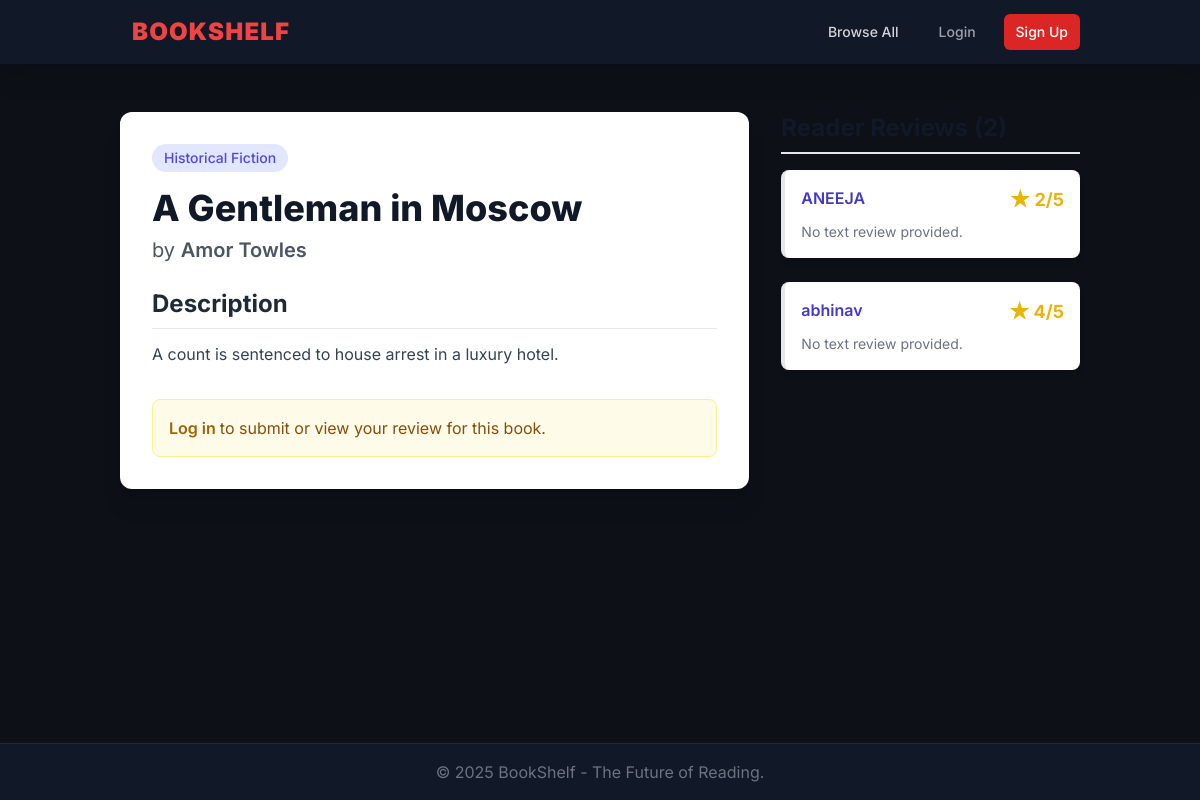
Page /book/3 on the committed database.
### tables this page shows
CREATE TABLE books (
                id INTEGER PRIMARY KEY AUTOINCREMENT,
                title TEXT NOT NULL,
                author TEXT NOT NULL,
                genre TEXT NOT NULL,
                description TEXT
            );

CREATE TABLE reviews (
                id INTEGER PRIMARY KEY AUTOINCREMENT,
                user_id INTEGER NOT NULL,
                book_id INTEGER NOT NULL,
                rating INTEGER NOT NULL, -- 1 to 5
                review_text TEXT,
                FOREIGN KEY (user_id) REFERENCES users (id),
                FOREIGN KEY (book_id) REFERENCES books (id),
                UNIQUE (user_id, book_id) -- Ensures one review per user per book
            );

CREATE TABLE users (
                id INTEGER PRIMARY KEY AUTOINCREMENT,
                username TEXT UNIQUE NOT NULL,
                password_hash TEXT NOT NULL
            );

### app.py (the view, shortened to what this page needs)
@app.route('/book/<int:book_id>', methods=['GET', 'POST'])
def book_detail(book_id):
    db = get_db()
    book = db.execute('SELECT * FROM books WHERE id = ?', (book_id,)).fetchone()
    if not book:
        flash('Book not found.', 'error')
        return redirect(url_for('index'))
    reviews = db.execute('''
        SELECT r.*, u.username
        FROM reviews r
        JOIN users u ON r.user_id = u.id
        WHERE r.book_id = ?
        ORDER BY r.id DESC
    ''', (book_id,)).fetchall()
    user_review = None
    if current_user.is_authenticated:
        user_review = db.execute(
            'SELECT * FROM reviews WHERE user_id = ? AND book_id = ?',
            (current_user.id, book_id)
        ).fetchone()
    return render_template('book_detail.html', book=book, reviews=reviews, user_review=user_review)

### app.py (called while the page is built)
def get_db():
    db = getattr(g, '_database', None)
    if db is None:
        os.makedirs(os.path.dirname(DATABASE), exist_ok=True)
        db = g._database = sqlite3.connect(
            DATABASE,
            detect_types=sqlite3.PARSE_DECLTYPES
        )
        db.row_factory = sqlite3.Row # Allows accessing columns by name
    return db

@app.teardown_appcontext
def close_connection(exception):
    db = getattr(g, '_database', None)
    if db is not None:
        db.close()

### templates/book_detail.html (shortened to what this page needs)
{% extends "base.html" %}
{% block content %}
<div class="grid grid-cols-1 lg:grid-cols-3 gap-8">
    <div class="lg:col-span-2 bg-white p-8 rounded-xl shadow-xl">
        <span class="inline-block bg-indigo-100 text-indigo-600 text-sm font-medium px-3 py-1 rounded-full mb-4">{{ book.genre }}</span>
        <h1 class="text-4xl font-extrabold text-gray-900 mb-2">{{ book.title }}</h1>
        <p class="text-xl text-gray-600 mb-6">by <span class="font-semibold">{{ book.author }}</span></p>
        <h2 class="text-2xl font-bold text-gray-800 mb-3 border-b pb-2">Description</h2>
        <p class="text-gray-700 leading-relaxed mb-8">{{ book.description }}</p>
        {% if current_user.is_authenticated %}
            <h2 class="text-2xl font-bold text-gray-800 mb-4 border-b pb-2">
                {% if user_review %}Edit Your Review{% else %}Submit a Review{% endif %}
            </h2>
            <form method="POST" class="bg-gray-50 p-6 rounded-lg border">
                <div class="mb-4">
                    <label for="rating" class="block text-sm font-medium text-gray-700 mb-1">Your Rating (1-5)</label>
                    <input type="number" id="rating" name="rating" required min="1" max="5"
                           value="{{ user_review.rating if user_review else '5' }}"
                           class="w-full max-w-[100px] px-3 py-2 border border-gray-300 rounded-lg focus:ring-indigo-500 focus:border-indigo-500">
                </div>
                <div class="mb-6">
                    <label for="review_text" class="block text-sm font-medium text-gray-700 mb-1">Review Text (Optional)</label>
                    <textarea id="review_text" name="review_text" rows="4"
                              class="mt-1 block w-full px-3 py-2 border border-gray-300 rounded-lg shadow-sm focus:ring-indigo-500 focus:border-indigo-500"
                    >{{ user_review.review_text if user_review else '' }}</textarea>
                </div>
                <button type="submit"
                        class="bg-indigo-600 text-white py-2 px-6 rounded-lg font-semibold hover:bg-indigo-700 transition duration-150 ease-in-out">
                    {% if user_review %}Update Review{% else %}Post Review{% endif %}
                </button>
            </form>
        {% else %}
            <div class="bg-yellow-50 p-4 rounded-lg border border-yellow-200 text-yellow-800">
                <p>
                    <a href="{{ url_for('login', next=url_for('book_detail', book_id=book.id)) }}" class="font-semibold text-yellow-700 hover:underline">
                        Log in
                    </a> to submit or view your review for this book.
                </p>
            </div>
        {% endif %}
    </div>
    <div class="lg:col-span-1">
        <h2 class="text-2xl font-bold text-gray-900 mb-4 pb-2 border-b-2">Reader Reviews ({{ reviews | length }})</h2>
        <div class="space-y-6">
            {% if reviews %}
                {% for review in reviews %}
                <div class="bg-white p-4 rounded-lg shadow-md border-l-4 border-gray-200">
                    <div class="flex justify-between items-start mb-2">
                        <p class="font-semibold text-indigo-700">{{ review.username }}</p>
                        <div class="text-yellow-500 font-bold flex items-center">
                            <span class="text-xl">★</span><span class="ml-1 text-lg">{{ review.rating }}/5</span>
                        </div>
                    </div>
                    {% if review.review_text %}
                        <p class="text-gray-700 text-sm italic">{{ review.review_text }}</p>
                    {% else %}
                        <p class="text-gray-500 text-sm">No text review provided.</p>
                    {% endif %}
                </div>
                {% endfor %}
            {% else %}
                <div class="text-center text-gray-500 p-8 bg-white rounded-lg shadow-inner">
                    <p>Be the first to leave a review!</p>
                </div>
            {% endif %}
        </div>
    </div>
</div>
{% endblock %}

### templates/base.html (shortened to what this page needs)
<!DOCTYPE html>
<html lang="en">
<head>
    <script src="https://cdn.tailwindcss.com"></script>
</head>
<body class="min-h-screen flex flex-col">
    <nav class="bg-gray-900 shadow-xl sticky top-0 z-10">
        <div class="container mx-auto px-4 sm:px-6 lg:px-8">
            <div class="flex justify-between items-center h-16">
                <div class="flex-shrink-0">
                    <a href="{{ url_for('index') }}" class="text-red-500 text-2xl font-black tracking-wider rounded-md px-3 py-2 transition duration-150 ease-in-out">
                        BOOKSHELF
                    </a>
                </div>
                <div class="flex items-center space-x-4">
                    <a href="{{ url_for('index') }}" class="text-gray-300 hover:text-white px-3 py-2 rounded-md text-sm font-medium transition duration-150 ease-in-out">
                        Browse All
                    </a>
                    {% if current_user.is_authenticated %}
                        <a href="{{ url_for('recommendations') }}" class="bg-red-600 text-white hover:bg-red-700 px-3 py-2 rounded-md text-sm font-semibold transition duration-150 ease-in-out shadow-lg">
                            My Shelf
                        </a>
                        <span class="text-gray-400 text-sm hidden md:inline">
                            Hi, {{ current_user.username }}
                        </span>
                        <a href="{{ url_for('logout') }}" class="text-gray-400 hover:text-red-400 px-3 py-2 rounded-md text-sm font-medium transition duration-150 ease-in-out">
                            Logout
                        </a>
                    {% else %}
                        <a href="{{ url_for('login') }}" class="text-gray-400 hover:text-white px-3 py-2 rounded-md text-sm font-medium transition duration-150 ease-in-out">
                            Login
                        </a>
                        <a href="{{ url_for('register') }}" class="bg-red-600 text-white hover:bg-red-700 px-3 py-2 rounded-md text-sm font-medium transition duration-150 ease-in-out">
                            Sign Up
                        </a>
                    {% endif %}
                </div>
            </div>
        </div>
    </nav>
    <main class="flex-grow container mx-auto px-4 sm:px-6 lg:px-8 py-8">
        {% block content %}{% endblock %}
    </main>
    <footer class="bg-gray-900 text-gray-500 text-center py-4 mt-auto border-t border-gray-800">
        <p>&copy; 2025 BookShelf  - The Future of Reading.</p>
    </footer>
</body>
</html>

### templates/base.html (style rules this page uses)
body { font-family: 'Inter', sans-serif; background-color: #0d1117; color: #e6e6e6; }
.container { max-width: 1400px; }

### rows in the picture
books: genre "Historical Fiction", title "A Gentleman in Moscow", author "Amor Towles", description "A count is sentenced to house arrest in a luxury hotel."
reviews: username "ANEEJA", rating "2", review_text "No text review provided."
reviews: username "abhinav", rating "4", review_text "No text review provided."
